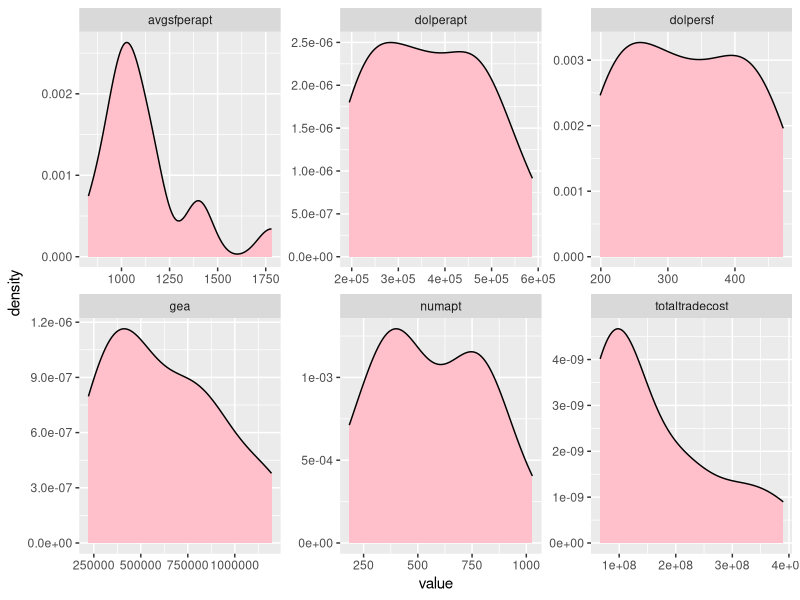
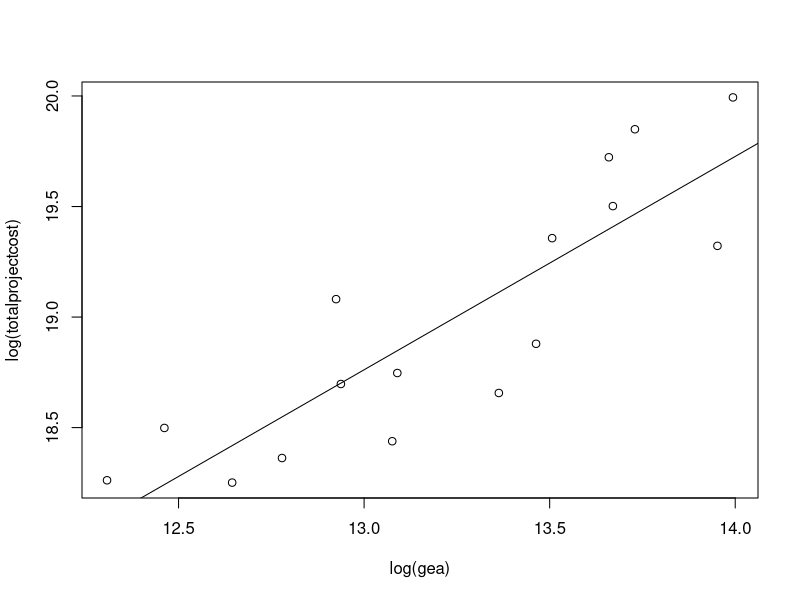
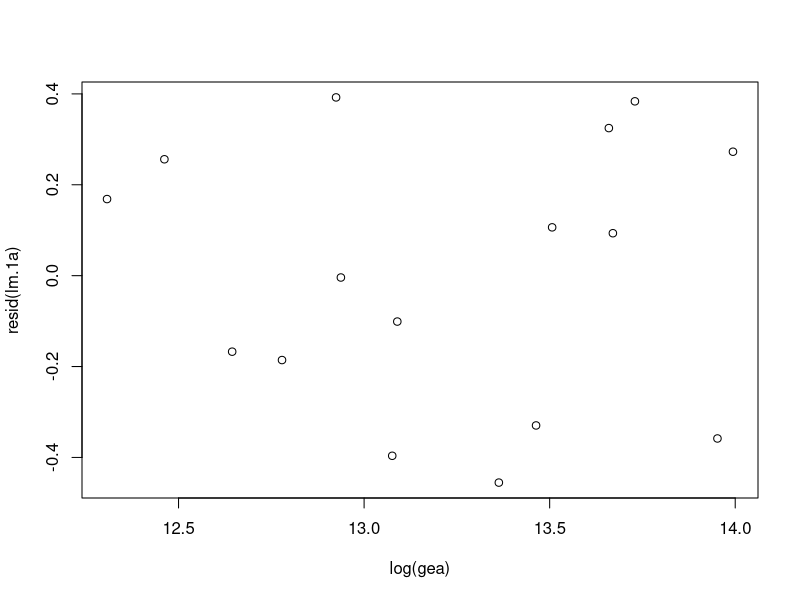
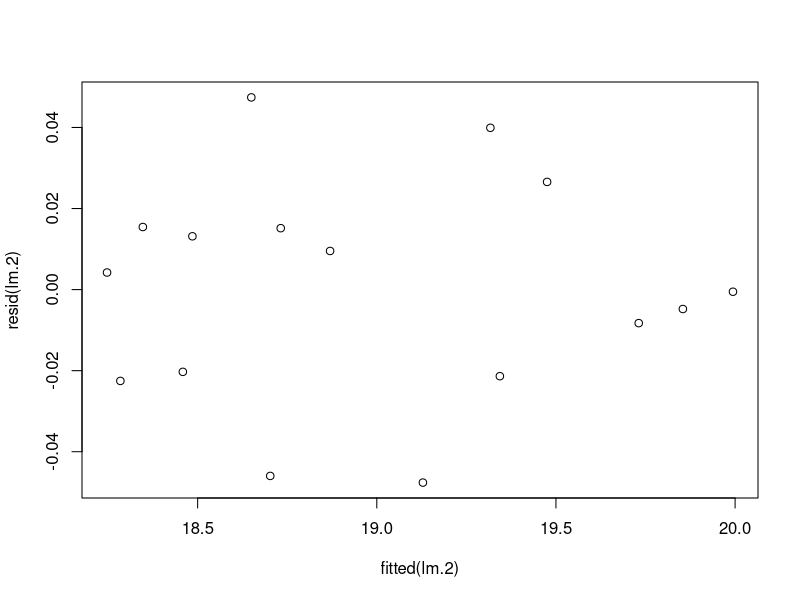

Recreate these plots in R, in order. (Note: this script raises an error after producing the figures.)
## ---- chunk 1
knitr::opts_chunk$set(echo = TRUE)
## ---- chunk 2
library(tidyverse) #readr, dplyr, tidyr, stringr, tibble, ggplot2
library(knitr)
library(scales)
library(kableExtra)
library(readxl)
library(ggrepel)
library(skimr)
## ---- chunk 3
showtable <- function(data, title) {
  kable(data, caption = title) %>%
  kable_styling(bootstrap_options = c("striped", "hover", "condensed"))
}
## ---- chunk 4
costreport <- read_csv("costreportsummary.csv")
## ---- chunk 5
showtable(costreport, title="")
## ---- chunk 6
data <- costreport %>% select(gea:totaltradecost)
data <- data[1:16,] 

showtable(data, title="")
## ---- chunk 7
skim(data)
## ---- chunk 8
data %>% 
  select(-totalprojectcost) %>%
  gather() %>% 
  ggplot(aes(x= value)) + 
  geom_density(fill='pink') + 
  facet_wrap(~key, scales = 'free')
## ---- chunk 9
lm.1 <- lm(totalprojectcost ~ gea, data = data)
summary(lm.1)
## ---- chunk 10
lm.1a <- lm(log(totalprojectcost) ~ log(gea), data = data)
summary(lm.1a)
## ---- chunk 11
lm.2 <- lm(log(totalprojectcost) ~ log(gea) + numapt + avgsfperapt + dolpersf + dolperapt, data = data)
summary(lm.2)
## ---- chunk 12
plot(log(totalprojectcost) ~ log(gea), data=data)
abline(lm.1a)
## ---- chunk 13
plot(resid(lm.1a) ~ log(gea), data=data)
## ---- chunk 14
plot(resid(lm.2) ~ fitted(lm.2), data=data)
## ---- chunk 15
lm.3 <- lm(totalprojectcost ~ log(gea) + numapt + avgsfperapt + dolpersf + dolperapt, data = data)
summary(lm.3)
## ---- chunk 16
lm.4 <- lm(totalprojectcost ~ log(gea) + dolpersf, data = data)
summary(lm.4)
## ---- chunk 17
predict(lm.1, c(830000))
